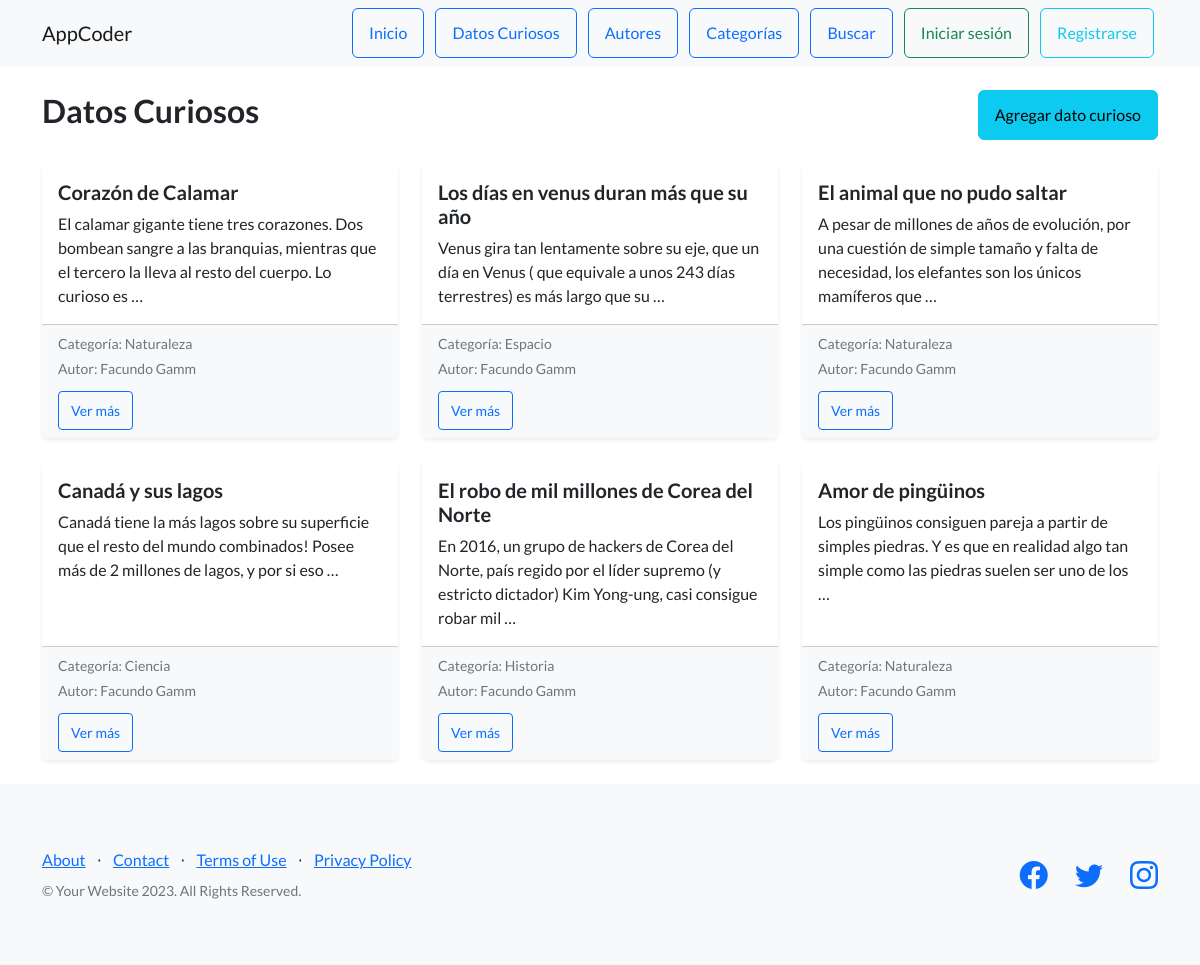
Page /datos/ on the earlier database version.
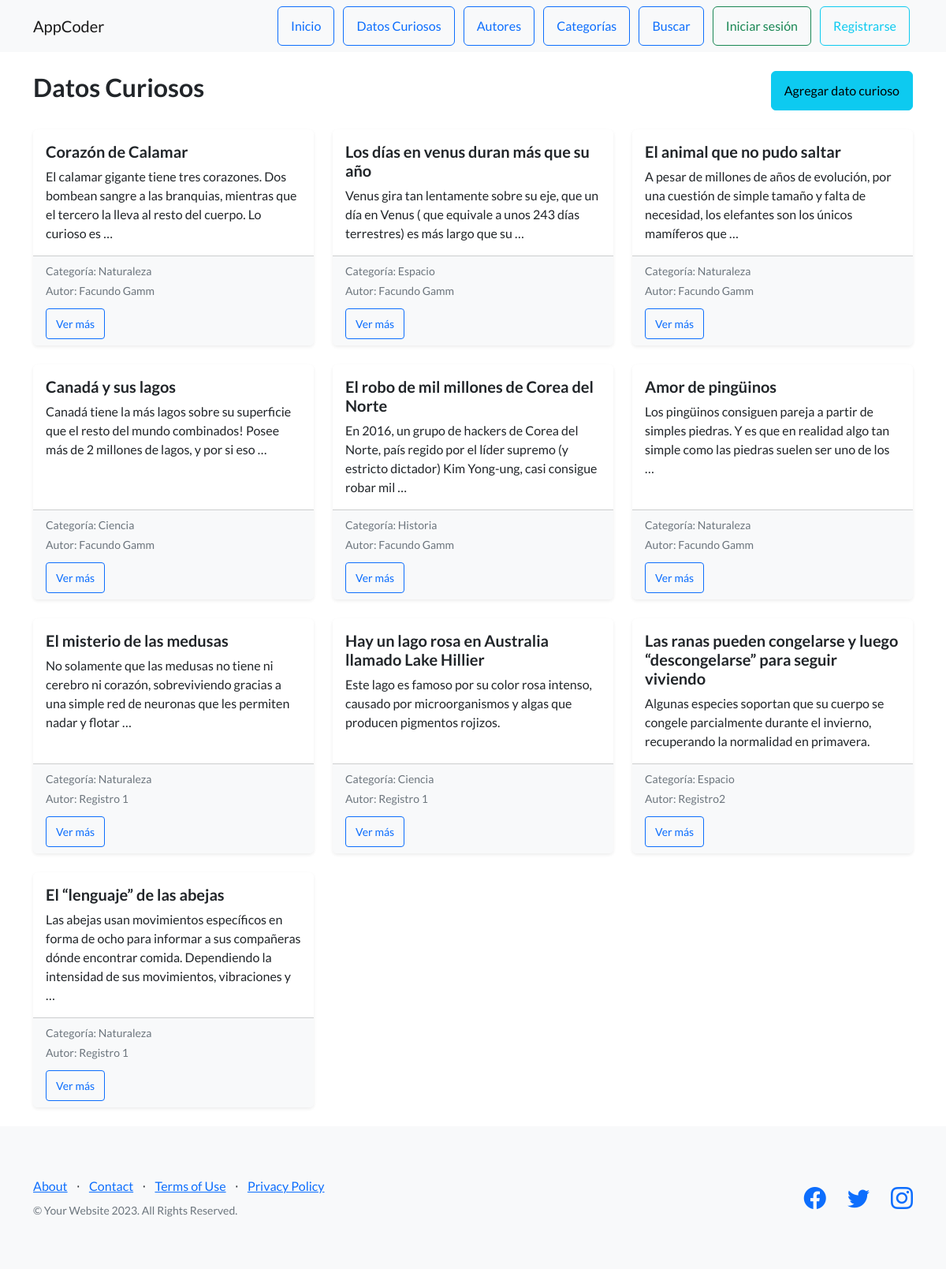
Same page on the later database version.
### AppCoder/models.py (models this page shows, shortened)
class DatoCurioso(models.Model):
    titulo = models.CharField(max_length=100)
    descripcion = models.TextField()
    categoria = models.ForeignKey(Categoria, on_delete=models.CASCADE)
    autor = models.ForeignKey(Autor, on_delete=models.CASCADE)

class Categoria(models.Model):
    nombre = models.CharField(max_length=100)
    def __str__(self):
        return self.nombre

class Autor(models.Model):
    nombre = models.CharField(max_length=50)
    apellido = models.CharField(max_length=50)
    pais = models.CharField(max_length=50)
    profesion = models.CharField(max_length=100, blank=True, null=True) #opcional
    def __str__(self):
        return f"{self.nombre} {self.apellido}"

### AppCoder/views.py (the view)
# urls.py: path('datos/', views.lista_datos, name='lista_datos'),
def lista_datos(request):
    datos = DatoCurioso.objects.all()
    return render(request, "AppCoder/datosCuriosos.html", {"datos": datos})

### AppCoder/templates/AppCoder/datosCuriosos.html (shortened to what this page needs)
{% extends 'AppCoder/padre.html' %}
{% load static %}
{% block contenido %}
<div class="container mt-4">
    <div class="d-flex justify-content-between align-items-center mb-4">
        <h2>Datos Curiosos</h2>
        <a href="{% url 'agregar_dato' %}" class="btn btn-info">Agregar dato curioso</a>
    </div>
    {% if datos %}
        <div class="row">
            {% for dato in datos %}
                <div class="col-md-6 col-lg-4 mb-4">
                    <div class="card h-100 shadow-sm border-0">
                        <div class="card-body">
                            <h5 class="card-title">{{ dato.titulo }}</h5>
                            <p class="card-text">{{ dato.descripcion|truncatewords:25 }}</p>
                        </div>
                        <div class="card-footer bg-light text-muted small">
                            <p class="mb-1">Categoría: {{ dato.categoria }}</p>
                            <p class="mb-1">Autor: {{ dato.autor }}</p>
                            <a href="{% url 'detalle_dato' dato.id %}" class="btn btn-outline-primary btn-sm mt-2">Ver más</a>
                        </div>
                    </div>
                </div>
            {% endfor %}
        </div>
    {% else %}
        <p class="text-muted">Todavía no hay datos curiosos publicados.</p>
    {% endif %}
</div>
{% endblock %}

### AppCoder/templates/AppCoder/padre.html (shortened to what this page needs)
<!DOCTYPE html>
<html lang="en">
    <head>
        {% load static %}
        <link href="https://cdn.jsdelivr.net/npm/bootstrap-icons@1.5.0/font/bootstrap-icons.css" rel="stylesheet" type="text/css" />
        <link href="{% static 'AppCoder/css/styles.css' %}" rel="stylesheet" />
    </head>
    <body>
        <nav class="navbar navbar-light bg-light static-top">
            <div class="container">
                <a class="navbar-brand" href="{% url 'inicio' %}">AppCoder</a>
                <div>
                    <a class="btn btn-outline-primary mx-1" href="{% url 'inicio' %}">Inicio</a>
                    <a class="btn btn-outline-primary mx-1" href="{% url 'lista_datos' %}">Datos Curiosos</a>
                    <a class="btn btn-outline-primary mx-1" href="{% url 'ver_autores' %}">Autores</a>
                    <a class="btn btn-outline-primary mx-1" href="{% url 'ver_categorias' %}">Categorías</a>
                    <a class="btn btn-outline-primary mx-1" href="{% url 'buscar_datos' %}">Buscar</a>
                    {% if user.is_authenticated %}
                    <form method="POST" action="{% url 'logout' %}" style="display:inline;">
                        {% csrf_token %}
                        <button type="submit" class="btn btn-outline-danger mx-1">Cerrar sesión</button>
                    </form>
                    {% else %}
                        <a class="btn btn-outline-success mx-1" href="{% url 'login' %}">Iniciar sesión</a>
                        <a class="btn btn-outline-info mx-1" href="{% url 'registro' %}">Registrarse</a>
                    {% endif %}
                </div>
            </div>
        </nav>
        <main>
            {% block contenido %}{% endblock %}
        </main>
        <footer class="footer bg-light">
            <div class="container">
                <div class="row">
                    <div class="col-lg-6 h-100 text-center text-lg-start my-auto">
                        <ul class="list-inline mb-2">
                            <li class="list-inline-item"><a href="#!">About</a></li>
                            <li class="list-inline-item">⋅</li>
                            <li class="list-inline-item"><a href="#!">Contact</a></li>
                            <li class="list-inline-item">⋅</li>
                            <li class="list-inline-item"><a href="#!">Terms of Use</a></li>
                            <li class="list-inline-item">⋅</li>
                            <li class="list-inline-item"><a href="#!">Privacy Policy</a></li>
                        </ul>
                        <p class="text-muted small mb-4 mb-lg-0">&copy; Your Website 2023. All Rights Reserved.</p>
                    </div>
                    <div class="col-lg-6 h-100 text-center text-lg-end my-auto">
                        <ul class="list-inline mb-0">
                            <li class="list-inline-item me-4">
                                <a href="#!"><i class="bi-facebook fs-3"></i></a>
                            </li>
                            <li class="list-inline-item me-4">
                                <a href="#!"><i class="bi-twitter fs-3"></i></a>
                            </li>
                            <li class="list-inline-item">
                                <a href="#!"><i class="bi-instagram fs-3"></i></a>
                            </li>
                        </ul>
                    </div>
                </div>
            </div>
        </footer>
    </body>
</html>

Differences in the rows shown:
added DatoCurioso: titulo "El misterio de las medusas", descripcion "No solamente que las medusas no tiene ni cerebro ni corazón, sobreviviendo gracias a una simple red de neuronas que les permiten nadar y flotar …", categoria "Naturaleza", autor "Registro 1"
added DatoCurioso: titulo "Hay un lago rosa en Australia llamado Lake Hillier", descripcion "Este lago es famoso por su color rosa intenso, causado por microorganismos y algas que producen pigmentos rojizos.", categoria "Ciencia", autor "Registro 1"
added DatoCurioso: titulo "Las ranas pueden congelarse y luego “descongelarse” para seguir viviendo", descripcion "Algunas especies soportan que su cuerpo se congele parcialmente durante el invierno, recuperando la normalidad en primavera.", categoria "Espacio", autor "Registro2"
added DatoCurioso: titulo "El “lenguaje” de las abejas", descripcion "Las abejas usan movimientos específicos en forma de ocho para informar a sus compañeras dónde encontrar comida. Dependiendo la intensidad de sus movimientos, vibraciones y …", categoria "Naturaleza", autor "Registro 1"
